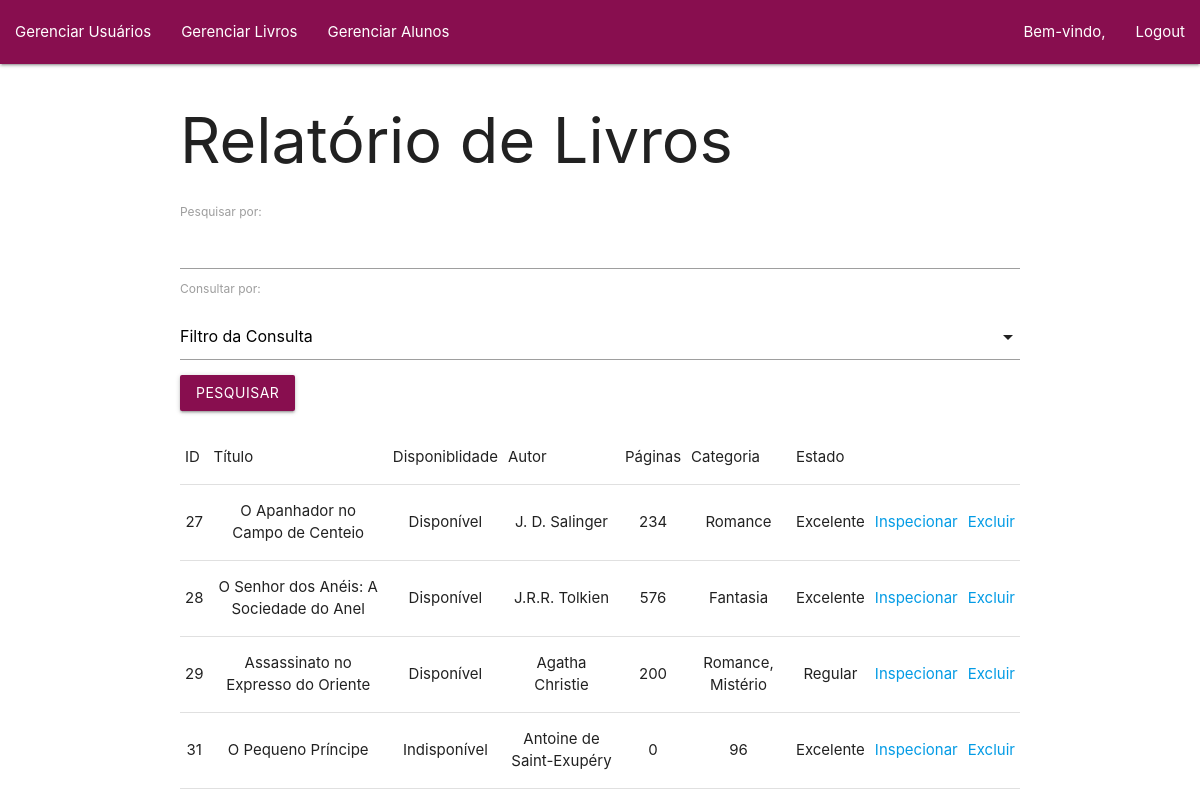
/admin/livros_read.php, run on an earlier commit of the app's database.
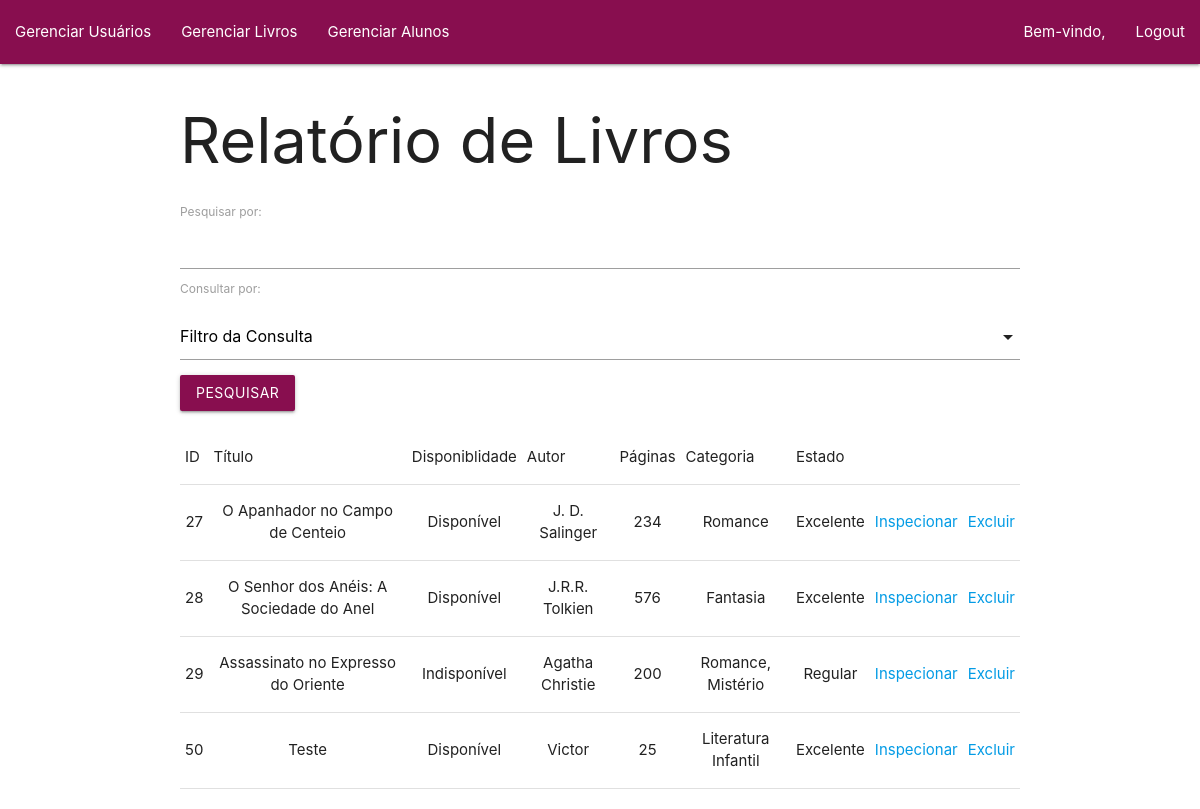
And on a later commit of the database.
### tables this page shows
CREATE TABLE IF NOT EXISTS `livros` (
  `id_livro` int(11) NOT NULL AUTO_INCREMENT,
  `titulo` varchar(400) DEFAULT NULL,
  `status_livro` varchar(50) DEFAULT NULL,
  `autor` varchar(400) DEFAULT NULL,
  `paginas` int(11) NOT NULL DEFAULT 0,
  `categoria` varchar(50) NOT NULL DEFAULT '0',
  `estado_livro` varchar(50) NOT NULL DEFAULT '0',
  `imagem` varchar(400) NOT NULL DEFAULT '0',
  `comentarios` varchar(400) NOT NULL DEFAULT '0',
  PRIMARY KEY (`id_livro`)
);

### admin/livros_read.php (the view, shortened to what this page needs)
<!DOCTYPE html>
<html lang="en">
<head>
    <link type="text/css" rel="stylesheet" href="../materialize/css/materialize.min.css"  media="screen,projection"/>
</head>
<body>
    <?php include 'navbar.php' ?>
    <div class="container">
        <h1>Relatório de Livros</h1>
        <form method="post">
            <label for="search">Pesquisar por:</label>
            <input type="text" id="search" name="pesquisa" autocomplete="off">
            <label for="consultaPor">Consultar por: </label>
            <div class="input-field col s12">
            </div>
            <div class="row">
                <button class="btn pink darken-4" type="submit" name="submit">Pesquisar</button>
            </div>
        </form>
        <div class="row">
            <table class="stripped centered">
                <thead>
                    <tr>
                        <td>ID</td>
                        <td>Título</td>
                        <td>Disponiblidade</td>
                        <td>Autor</td>
                        <td>Páginas</td>
                        <td>Categoria</td>
                        <td>Estado</td>
                    </tr>
                </thead>
                <tbody>
                    <?php
                        include 'connect.php';
                        include 'classes.php';
                        if(!isset($_POST['submit']))
                        {
                            $query = "SELECT * FROM livros";
                            $stmt = $mysqli->prepare($query);
                            $stmt->execute();
                            $result = $stmt->get_result();
                            $rows = $result->fetch_all(MYSQLI_NUM);
                        }
                        foreach($rows as $row)
                        {
                            echo "<tr>";
                            foreach($row as $columnIndex=>$entry)
                            {
                                if($columnIndex == 7 || $columnIndex == 8)
                                {
                                    continue;
                                }
                                echo "<td>$entry</td>";
                            }
                            echo "<td><a href='./livros_insp.php?id=$row[0]'>Inspecionar</a></td>";
                            echo "<td><a href='./livros_delete.php?id=$row[0]' onclick='return confirm(\"Deseja deletar o livro?\")'>Excluir</a></td>";
                            echo "</tr>";
                        }
                    ?>
                </tbody>
            </table>
        </div>
    </div>
</body>
</html>

### admin/navbar.php (shortened to what this page needs)
<?php
$nome = $_SESSION['nome'];
echo "
<nav class='nav pink darken-4'>
<ul class='left'>
    <li><a href='./user.php'>Gerenciar Usuários</a></li>
    <li><a href='./livros.php'>Gerenciar Livros</a></li>
    <li><a href='./aluno.php'>Gerenciar Alunos</a></li>
</ul>
<ul class='right'>
    <li><a>Bem-vindo, $nome</a></li>
    <li><a href='../login/logout.php'>Logout</a></li>
</ul>
</nav>
";
?>

What changed in the data, as far as the page shows it:
removed livros: id_livro "31", titulo "O Pequeno Príncipe", status_livro "Indisponível", autor "Antoine de Saint-Exupéry", paginas "0", categoria "96", estado_livro "Excelente"
added livros: id_livro "50", titulo "Teste", status_livro "Disponível", autor "Victor", paginas "25", categoria "Literatura Infantil", estado_livro "Excelente"
Also different on the page:
new list line: "Indisponível"
list line gone: "Disponível"
